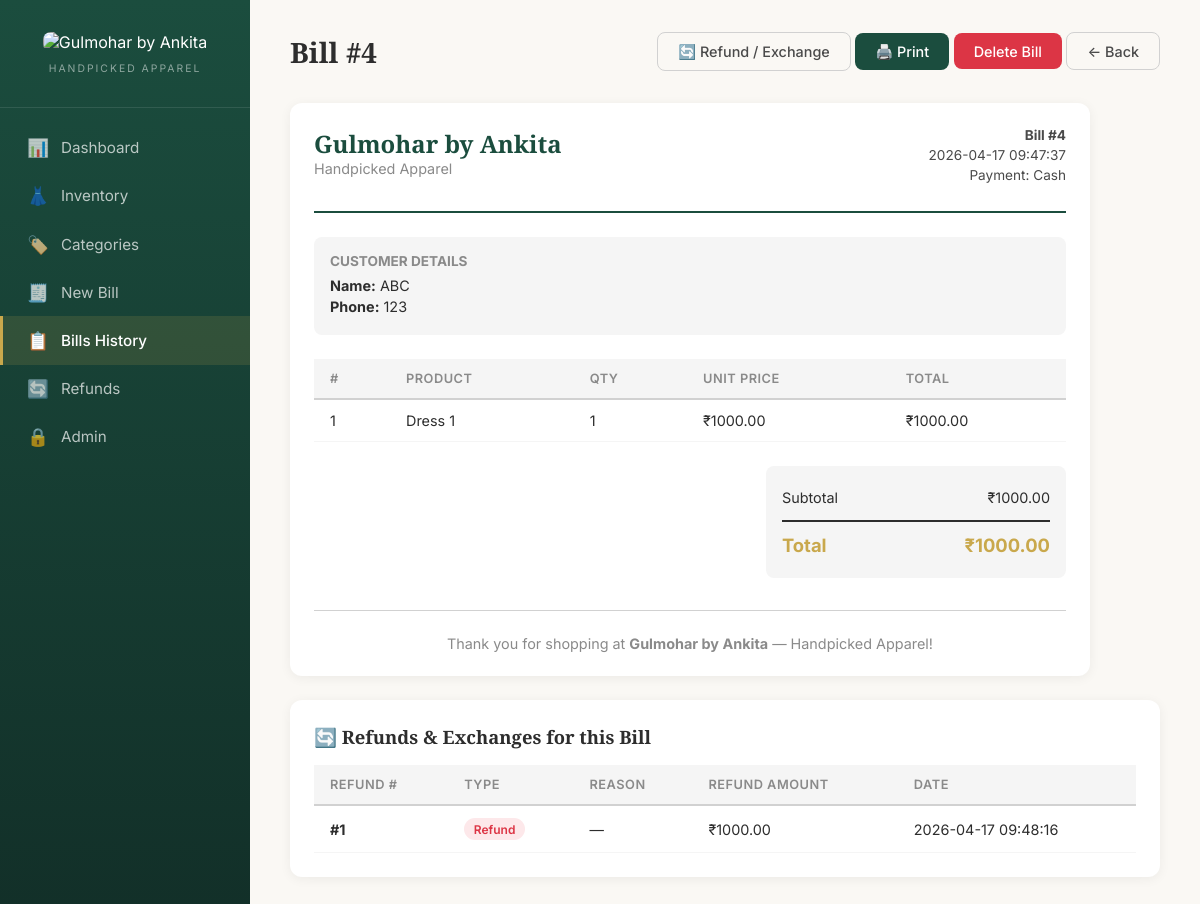
Page /bills/4 on the committed database.
### tables this page shows
CREATE TABLE bills (
            id INTEGER PRIMARY KEY AUTOINCREMENT,
            customer_name TEXT,
            customer_phone TEXT,
            subtotal REAL NOT NULL DEFAULT 0,
            discount_percent REAL NOT NULL DEFAULT 0,
            discount_amount REAL NOT NULL DEFAULT 0,
            tax_percent REAL NOT NULL DEFAULT 0,
            tax_amount REAL NOT NULL DEFAULT 0,
            total REAL NOT NULL DEFAULT 0,
            payment_method TEXT DEFAULT 'Cash',
            created_at TEXT DEFAULT (datetime('now','localtime'))
        );

CREATE TABLE bill_items (
            id INTEGER PRIMARY KEY AUTOINCREMENT,
            bill_id INTEGER NOT NULL,
            product_id INTEGER NOT NULL,
            product_name TEXT NOT NULL,
            quantity INTEGER NOT NULL DEFAULT 1,
            unit_price REAL NOT NULL,
            total_price REAL NOT NULL,
            FOREIGN KEY (bill_id) REFERENCES bills(id),
            FOREIGN KEY (product_id) REFERENCES products(id)
        );

CREATE TABLE refunds (
            id INTEGER PRIMARY KEY AUTOINCREMENT,
            bill_id INTEGER,
            customer_name TEXT,
            type TEXT NOT NULL DEFAULT 'refund',
            reason TEXT,
            refund_amount REAL NOT NULL DEFAULT 0,
            created_at TEXT DEFAULT (datetime('now','localtime')),
            FOREIGN KEY (bill_id) REFERENCES bills(id)
        );

### app.py (the view)
@app.route("/bills/<int:bill_id>")
def bill_detail(bill_id):
    db = get_db()
    bill = db.execute("SELECT * FROM bills WHERE id = ?", (bill_id,)).fetchone()
    if not bill:
        flash("Bill not found.", "error")
        return redirect(url_for("bills_list"))
    items = db.execute(
        "SELECT * FROM bill_items WHERE bill_id = ?", (bill_id,)
    ).fetchall()
    refunds = db.execute(
        "SELECT * FROM refunds WHERE bill_id = ? ORDER BY created_at DESC", (bill_id,)
    ).fetchall()
    return render_template("bill_detail.html", bill=bill, items=items, refunds=refunds)

### app.py (called while the page is built)
def get_db():
    if "db" not in g:
        g.db = sqlite3.connect(DATABASE)
        g.db.row_factory = sqlite3.Row
        g.db.execute("PRAGMA foreign_keys = ON")
    return g.db

### templates/bill_detail.html (shortened to what this page needs)
{% extends "base.html" %}
{% block content %}
<div class="page-header">
    <h2>Bill #{{ bill.id }}</h2>
    <div>
        <a href="{{ url_for('new_refund', bill_id=bill.id) }}" class="btn btn-outline">🔄 Refund / Exchange</a>
        <button onclick="window.print()" class="btn btn-primary">🖨️ Print</button>
        <form method="POST" action="{{ url_for('delete_bill', bill_id=bill.id) }}" style="display:inline" onsubmit="return confirm('Delete this bill? Stock will be restored.')">
            <button type="submit" class="btn btn-danger">Delete Bill</button>
        </form>
        <a href="{{ url_for('bills_list') }}" class="btn btn-outline">← Back</a>
    </div>
</div>
<div class="card invoice-card" id="printArea">
    <div class="invoice-header">
        <div>
            <h2 class="invoice-brand">Gulmohar by Ankita</h2>
            <p class="invoice-subtitle">Handpicked Apparel</p>
        </div>
        <div class="invoice-meta">
            <p><strong>Bill #{{ bill.id }}</strong></p>
            <p>{{ bill.created_at }}</p>
            <p>Payment: {{ bill.payment_method }}</p>
        </div>
    </div>
    {% if bill.customer_name or bill.customer_phone %}
    <div class="invoice-customer">
        <h4>Customer Details</h4>
        {% if bill.customer_name %}<p><strong>Name:</strong> {{ bill.customer_name }}</p>{% endif %}
        {% if bill.customer_phone %}<p><strong>Phone:</strong> {{ bill.customer_phone }}</p>{% endif %}
    </div>
    {% endif %}
    <table class="invoice-table">
        <thead>
            <tr>
                <th>#</th>
                <th>Product</th>
                <th>Qty</th>
                <th>Unit Price</th>
                <th>Total</th>
            </tr>
        </thead>
        <tbody>
            {% for item in items %}
            <tr>
                <td>{{ loop.index }}</td>
                <td>{{ item.product_name }}</td>
                <td>{{ item.quantity }}</td>
                <td>₹{{ "%.2f"|format(item.unit_price) }}</td>
                <td>₹{{ "%.2f"|format(item.total_price) }}</td>
            </tr>
            {% endfor %}
        </tbody>
    </table>
    <div class="invoice-totals">
        <div class="summary-row"><span>Subtotal</span><span>₹{{ "%.2f"|format(bill.subtotal) }}</span></div>
        <div class="summary-row summary-total"><span>Total</span><span>₹{{ "%.2f"|format(bill.total) }}</span></div>
    </div>
    <div class="invoice-footer">
        <p>Thank you for shopping at <strong>Gulmohar by Ankita</strong> — Handpicked Apparel!</p>
    </div>
</div>
{% if refunds %}
<div class="card">
    <h3 class="card-title">🔄 Refunds & Exchanges for this Bill</h3>
    <div class="table-wrapper">
        <table>
            <thead>
                <tr>
                    <th>Refund #</th>
                    <th>Type</th>
                    <th>Reason</th>
                    <th>Refund Amount</th>
                    <th>Date</th>
                </tr>
            </thead>
            <tbody>
                {% for r in refunds %}
                <tr>
                    <td><strong>#{{ r.id }}</strong></td>
                    <td><span class="badge {% if r.type == 'refund' %}badge-danger{% elif r.type == 'exchange' %}badge-info{% else %}badge-success{% endif %}">{{ r.type|capitalize }}</span></td>
                    <td>{{ r.reason or '—' }}</td>
                    <td>{% if r.refund_amount > 0 %}₹{{ "%.2f"|format(r.refund_amount) }}{% else %}—{% endif %}</td>
                    <td>{{ r.created_at }}</td>
                </tr>
                {% endfor %}
            </tbody>
        </table>
    </div>
</div>
{% endif %}
{% endblock %}

### static/style.css (style rules this page uses)
:root { --emerald: #1B4D3E; --emerald-dark: #122F28; --emerald-light: #E8F0EC; --gold: #C9A84C; --gold-light: #FBF5E5; --copper: #C4875C; --copper-light: #FDF0E8; --sage: #5A8A6A; --sage-light: #EDF5EE; --cream: #FAF8F4; --charcoal: #2D2D2D; --gray-700: #4A4A4A; --gray-500: #8A8A8A; --gray-300: #D1D1D1; --gray-100: #F5F5F5; --white: #FFFFFF; --danger: #DC3545; --danger-light: #FDE8EA; --info: #6C7AE0; --info-light: #ECEFFE; --sidebar-width: 250px; --radius: 12px; --shadow: 0 2px 12px rgba(0,0,0,0.06); --shadow-hover: 0 4px 20px rgba(0,0,0,0.1); }
* { margin: 0; padding: 0; box-sizing: border-box; }
body { font-family: 'Inter', -apple-system, BlinkMacSystemFont, sans-serif; background: var(--cream); color: var(--charcoal); display: flex; min-height: 100vh; }
.page-header { display: flex; justify-content: space-between; align-items: center; margin-bottom: 2rem; flex-wrap: wrap; gap: 1rem; }
.page-header h2 { font-family: 'Playfair Display', serif; font-size: 1.75rem; font-weight: 600; color: var(--charcoal); }
.card { background: var(--white); border-radius: var(--radius); padding: 1.5rem; box-shadow: var(--shadow); margin-bottom: 1.5rem; }
.card-title { font-family: 'Playfair Display', serif; font-size: 1.15rem; margin-bottom: 1rem; color: var(--charcoal); }
.table-wrapper { overflow-x: auto; }
table { width: 100%; border-collapse: collapse; font-size: 0.9rem; }
thead th { background: var(--gray-100); padding: 0.75rem 1rem; text-align: left; font-weight: 600; font-size: 0.8rem; text-transform: uppercase; letter-spacing: 0.5px; color: var(--gray-500); border-bottom: 2px solid var(--gray-300); }
tbody td { padding: 0.75rem 1rem; border-bottom: 1px solid var(--gray-100); vertical-align: middle; }
.badge { display: inline-block; padding: 0.2rem 0.6rem; border-radius: 20px; font-size: 0.75rem; font-weight: 600; }
.badge-danger { background: var(--danger-light); color: var(--danger); }
.btn { display: inline-flex; align-items: center; gap: 0.5rem; padding: 0.6rem 1.25rem; border: none; border-radius: 8px; font-size: 0.9rem; font-weight: 500; cursor: pointer; text-decoration: none; transition: all 0.2s; font-family: inherit; }
.btn-primary { background: var(--emerald); color: var(--white); }
.btn-outline { background: transparent; border: 1.5px solid var(--gray-300); color: var(--gray-700); }
.btn-danger { background: var(--danger); color: var(--white); }
.summary-row { display: flex; justify-content: space-between; align-items: center; padding: 0.4rem 0; font-size: 0.9rem; }
.summary-total { border-top: 2px solid var(--charcoal); margin-top: 0.5rem; padding-top: 0.75rem; font-size: 1.15rem; font-weight: 700; color: var(--gold); }
.invoice-card { max-width: 800px; }
.invoice-header { display: flex; justify-content: space-between; align-items: flex-start; padding-bottom: 1.5rem; border-bottom: 2px solid var(--emerald); margin-bottom: 1.5rem; }
.invoice-brand { font-family: 'Playfair Display', serif; font-size: 1.5rem; color: var(--emerald); }
.invoice-subtitle { color: var(--gray-500); font-size: 0.9rem; }
.invoice-meta { text-align: right; font-size: 0.85rem; color: var(--gray-700); }
.invoice-meta p { margin-bottom: 0.25rem; }
.invoice-customer { background: var(--gray-100); padding: 1rem; border-radius: 8px; margin-bottom: 1.5rem; }
.invoice-customer h4 { font-size: 0.85rem; text-transform: uppercase; color: var(--gray-500); margin-bottom: 0.5rem; }
.invoice-customer p { font-size: 0.9rem; margin-bottom: 0.25rem; }
.invoice-table { margin-bottom: 1.5rem; }
.invoice-totals { max-width: 300px; margin-left: auto; padding: 1rem; background: var(--gray-100); border-radius: 8px; }
.invoice-footer { text-align: center; margin-top: 2rem; padding-top: 1.5rem; border-top: 1px solid var(--gray-300); color: var(--gray-500); font-size: 0.9rem; }

### rows in the picture
bills: id "4", created_at "2026-04-17 09:47:37", payment_method "Cash", customer_name "ABC", customer_phone "123", subtotal "1000.00", total "1000.00"
bill_items: product_name "Dress 1", quantity "1", unit_price "1000.00", total_price "1000.00"
refunds: id "1", type "Refund", reason "—", refund_amount "1000.00", created_at "2026-04-17 09:48:16"
